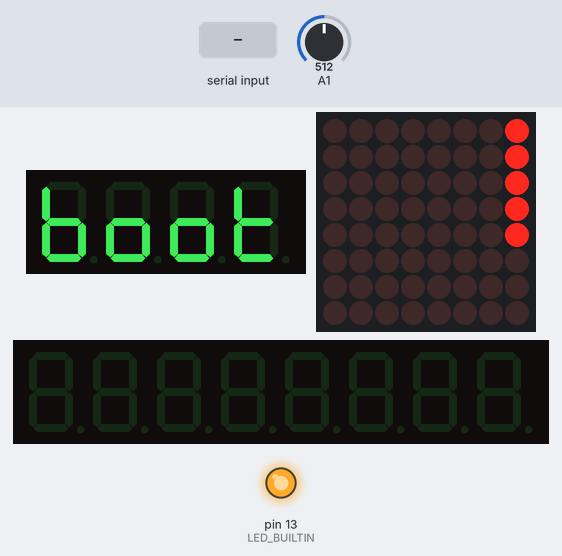
This sketch was run on a simulated Arduino Uno, built with avr-gcc and run on an emulated ATmega328P. Shown: 4-digit seven-segment display, 8×8 LED matrix, 8-digit seven-segment display, output pins drawn as LEDs (lit = HIGH). The inputs (shaded band) are chosen by the test bench; at power-on: A1 = 512. Random numbers use the default seed unless the sketch sets one; what the sketch prints to the serial monitor is not drawn.

Above: at 1.2 s.
1.3 s: "STOP:\n" received over Serial
At 2.4 s:
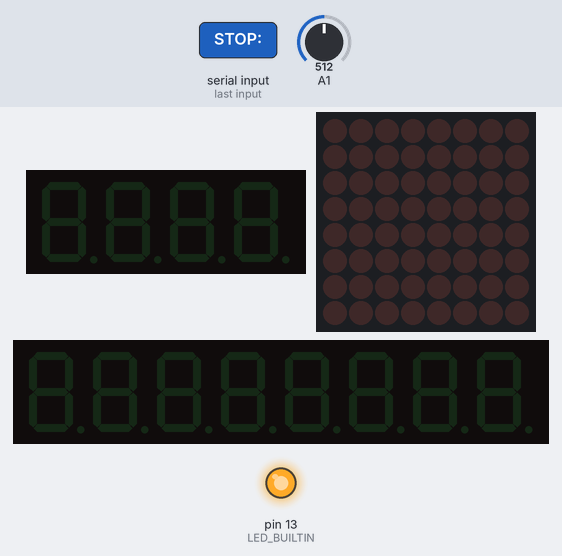
3.0 s: "RUN:\n" received over Serial
At 3.42 s:
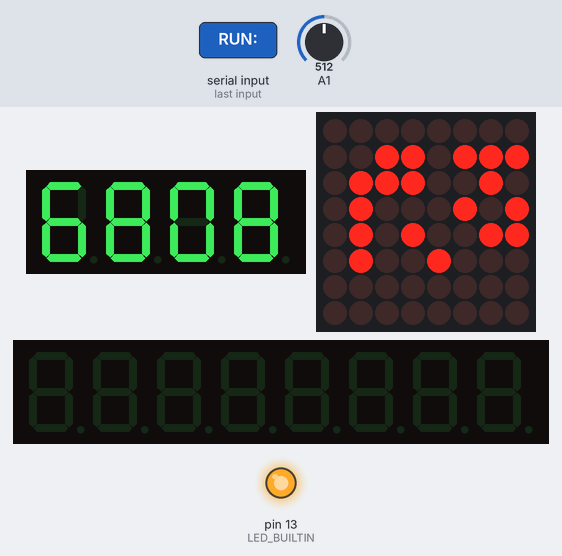
5.5 s: "EMC:\n" received over Serial
At 6.0 s:
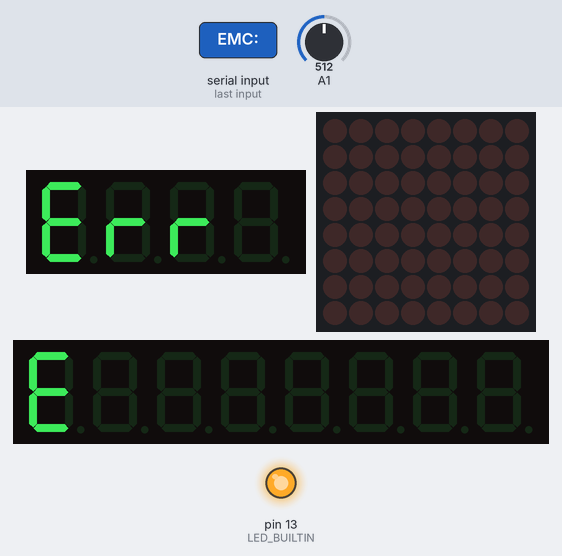
7.1 s: "LC:\n" received over Serial
At 7.7 s:
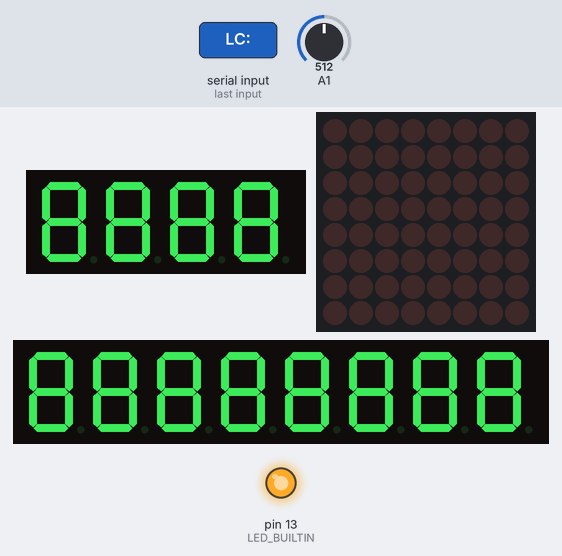
8.6 s: "RUN:\n" received over Serial
At 9.02 s:
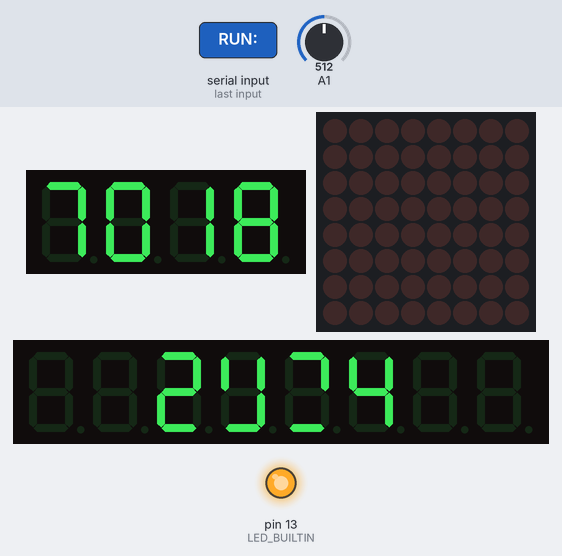
Timing chart, 0 to 11.6 s (numbered marks = the images above; inputs shaded):
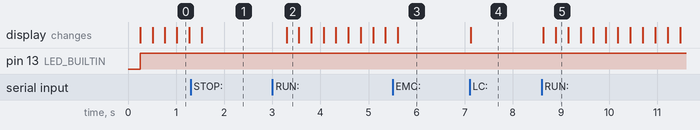

Measured:
- after the input at 3.0 s, the display: changes after 0.30 s (image 2)
- after the input at 7.1 s, the display: changes at once (image 4)
- after the input at 8.6 s, the display: first changes at once (image 5 shows a later state)

The sketch:

h_llensturz.ino
```cpp
#include <Adafruit_GFX.h>
#include <gfxfont.h>
#include <LedControl.h>
#include <Wire.h> // Enable this line if using Arduino Uno, Mega, etc.
#include <Adafruit_LEDBackpack.h>

/*#define PIN13 13
#define PIN12 12
#define PIN18 18
#define PIN10 10
#define PIN9 9

#define POWER PIN12


#define POWERSWITCH PIN10
#define EMCSTOP PIN9*/

unsigned char Alphanumeric[] =
        {
            0, // space
            0, // !
            0, // "
            0, // #
            0, // $
            0, // %
            0, // &
            0, // '
            0, // (
            0, // )
            0, // *
            0, // +
            0, // ,

            1, // -
            128, // .
            0, // blank
            126, // 0
            48, // 1
            109, // 2
            121, // 3
            51, // 4
            91, // 5
            95, // 6
            112, // 7
            127, // 8
            115, // 9

            0, // :
            0, // ;
            0, // <
            0, // =
            0, // >
            0, // ?
            0, // @

            119,   //    a
            31,    //    b
            78,    //    c
            61,    //    d
            79,    //    e
            71,    //    f
            123,   //    g
            23,    //    h
            6,     //    i
            60,    //    j
            55,    //    k
            14,    //    l
            84,    //    m
            21,    //    n
            126,   //    o
            103,   //    p
            115,   //    q
            5,     //    r
            91,    //    s
            15,    //    t
            62,    //    u
            28,    //    v
            42,    //    w
            55,    //    x
            59,    //    y
            109    //    z
        };

Adafruit_7segment matrix = Adafruit_7segment();

LedControl lc=LedControl(7,5,6,1);

int iStep = 0;
int timer = 0;
int tickCount = 0;
float lastVal = 0;
int rowCount = 0;
bool toggle = false;
char rxData[100] = {0};

void SmallDisplay_Init()
{
    matrix.begin(0x70);
}

void SmallDisplay_Random()
{
    int rnd = random(0,9999);
    matrix.println(rnd);
    matrix.writeDisplay();
}
void BigDisplay_Init()
{

  /*
   The MAX72XX is in power-saving mode on startup,
   we have to do a wakeup call
   */
  lc.shutdown(0,false);
  /* Set the brightness to a medium values */
  lc.setIntensity(0,7);
  /* and clear the display */
  lc.clearDisplay(0);

}

void BigDisplay_Random()
{
  int rnd = random(0,127);
  lc.setRow(0,7,Alphanumeric[rnd]);
  rnd = random(0,127);
  lc.setRow(0,6,Alphanumeric[rnd]);
   rnd = random(0,127);
  lc.setRow(0,7,Alphanumeric[rnd]);
   rnd = random(0,127);
  lc.setRow(0,5,Alphanumeric[rnd]);
   rnd = random(0,127);
  lc.setRow(0,4,Alphanumeric[rnd]);
   rnd = random(0,127);
  lc.setRow(0,3,Alphanumeric[rnd]);
   rnd = random(0,127);
  lc.setRow(0,2,Alphanumeric[rnd]);
   rnd = random(0,127);
  lc.setRow(0,1,Alphanumeric[rnd]);
}

void setup()
{
  //Pin setzetn
  pinMode(LED_BUILTIN, OUTPUT);

  SmallDisplay_Init();
  BigDisplay_Init();

  Serial.begin(9600);
  Serial.print("rubens2\n");
}


bool waitFor(int ticks,int nextStep)
{
    if(timer >= ticks)
    {
      timer = 0;
      iStep = nextStep;
      return true;
    }
    timer ++;
    return false;
}

void displayProcess()
{
  switch(iStep)
  {
    case 0: //boot
    {
      char txt[5] = "boot";
      matrix.println(txt);
      matrix.writeDisplay();

      lc.setRow(0,rowCount,1);
      rowCount++;
      if(rowCount >= 8)
      {
        rowCount = 0;
        lc.clearDisplay(0);
      }
      break;
    }
    case 10: //running init
    {
        matrix.clear();
        lc.clearDisplay(0);
        iStep = 20;
        break;
    }
    case 20: //running
    {
        SmallDisplay_Random();
        BigDisplay_Random();
        break;
    }
    case 30: //Emergency
    {
      char txt[5] = "Err";
      matrix.clear();
      lc.clearDisplay(0);

      matrix.println(txt);
      matrix.writeDisplay();
      lc.setChar(0, 7, 'E', false);
      iStep = 3000;
      break;
    }
    case 40: //Emergency
    {
      matrix.clear();
      lc.clearDisplay(0);

      matrix.println(8888);
      matrix.writeDisplay();
      lc.setChar(0, 7, '8', false);
      lc.setChar(0, 6, '8', false);
      lc.setChar(0, 5, '8', false);
      lc.setChar(0, 4, '8', false);
      lc.setChar(0, 3, '8', false);
      lc.setChar(0, 2, '8', false);
      lc.setChar(0, 1, '8', false);
      lc.setChar(0, 0, '8', false);
      iStep = 3000;
      break;
    }
    case 2000: //clear
    {
      matrix.clear();
      matrix.writeDisplay();
      lc.clearDisplay(0);
      iStep = 3000;
      break;
    }
  }
}
void loop()
{
  if((tickCount%25) == 0)
  {
      displayProcess();
      digitalWrite(LED_BUILTIN,toggle);
      toggle = ~toggle;
  }
  if((tickCount%20) == 0)
  {
      float val = (float)analogRead(A1);
      val = (float)5000 / (float)1023 * val;
      if(lastVal != val)
      {
        Serial.print("POT:");
        Serial.print((int)val,10);
        Serial.print("\n");
      }
      lastVal = val;

  }
  if(Serial.available())
  {
    size_t size = 0;
    size = Serial.readBytesUntil('\n',rxData,100);

    if(strncmp(rxData,"RUN:",4) == 0)
    {
       iStep = 10;
    }
    else if(strncmp(rxData,"STOP:",5) == 0)
    {
      iStep = 2000;
    }
    else if(strncmp(rxData,"EMC:",4) == 0)
    {
       iStep = 30;
    }
     else if(strncmp(rxData,"LC:",3) == 0)
    {
       iStep = 40;
    }
  }
  tickCount++;
  delay(10);

}
```
